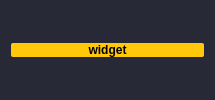
<?xml version="1.0" encoding="UTF-8"?>
<ui version="4.0">
 <class>Form</class>
 <widget class="QWidget" name="Form">
  <property name="geometry">
   <rect>
    <x>0</x>
    <y>0</y>
    <width>215</width>
    <height>100</height>
   </rect>
  </property>
  <property name="windowTitle">
   <string>Form</string>
  </property>
  <property name="windowIcon">
   <iconset resource="../recursos.qrc">
    <normaloff>:/data/recursos/info.png</normaloff>:/data/recursos/info.png</iconset>
  </property>
  <property name="styleSheet">
   <string notr="true">QWidget
{
	background-color: #282936;
	color: #ffffff;
	border-color: #000000;

}


/*-----QLabel-----*/
QLabel
{
	background-color: #282936;
	color: #ffffff;
	border-color: #000000;

}


/*-----QToolTip-----*/
QToolTip
{
	background-color: #282936;
	color: #fff;
	border: 1px solid #282936;
	font-weight: bold;

}


/*-----QToolButton-----*/
QPushButton
{
	background-color: #ffc80b;
	color: #000000;
	font-weight: bold;
	border: 0px solid;
	border-radius: 2px;

}


QPushButton::hover
{
	background-color: #ffe152;  

}


QPushButton::pressed
{
	background-color: #e5c010;

}


QPushButton::checked
{
	background-color: #e5c010;

}


/*-----QToolButton-----*/
QToolButton
{
	background-color: #ffc80b;
	color: #000000;
	font-weight: bold;
	border: 0px solid;
	border-radius: 2px;

}


QToolButton::hover
{
	background-color: #ffe152;  

}


QToolButton::pressed
{
	background-color: #e5c010;

}


QToolButton::checked
{
	background-color: #e5c010;

}


/*-----QLineEdit-----*/
QLineEdit
{
	background-color: white;
	color: #000000;
	padding: 3px;
	border: 0px solid;
	border-radius: 2px;
	selection-background-color: #0949ff;

}


QLineEdit::focus
{
	padding: 3px;
	border: 1px solid #0949ff;
	border-radius: 2px;

}


/*-----QTextEdit-----*/
QTextEdit
{
	background-color: white;
	color: #000;
	border-color: #000000;
	border: 0px solid;
	border-radius: 2px;

}


/*-----QListView-----*/
QListView
{
	background-color: #3a3a4e;
	color: #fff;
	border: 0px solid;
	border-radius: 2px;
	font-weight: bold;

}


QListView::item 
{
    padding: 5px;

}


QListView::item:selected 
{
    border: 1px solid #ffc80b;
    border: none;
    color: #000;
}


QListView::item:selected:!active 
{
    background-color: #ffc80b;
    border: none;
    color: #000;

}


QListView::item:selected:active 
{
    background-color: #ffc80b;
    border: none;
    color: #000;

}


QListView::item:hover 
{
    background-color: #282936;
    border: none;

}


/*-----QScrollBar-----*/
QScrollBar:vertical 
{
   border: none;
   width: 10px;

}


QScrollBar:horizontal 
{
   border: none;
   height: 10px;

}


QScrollBar::handle:vertical,
QScrollBar::handle:horizontal
{
   border: none;
   border-radius : 0px;
   background-color: #ffc80b;
   min-height: 80px;
   width : 12px;

}


QScrollBar::handle:vertical:hover,
QScrollBar::handle:horizontal:hover
{
   background-color: #e5c010; 

}


QScrollBar::add-line:vertical,
QScrollBar::add-line:horizontal
{
   border: none;
   background: transparent;
   height: 0px;
   subcontrol-position: bottom;
   subcontrol-origin: margin;

}


QScrollBar::add-line:vertical:hover,
QScrollBar::add-line:horizontal:hover
{
   background-color: transparent;

}


QScrollBar::add-line:vertical:pressed, 
QScrollBar::add-line:horizontal:pressed
{
   background-color: #3f3f3f;

}


QScrollBar::sub-line:vertical,
QScrollBar::sub-line:horizontal
{
   border: none;
   background: transparent;
   height: 0px;

}


QScrollBar::sub-line:vertical:hover,
QScrollBar::sub-line:horizontal:hover
{
   background-color: transparent;

}


QScrollBar::sub-line:vertical:pressed,
QScrollBar::sub-line:horizontal:pressed
{
   background-color: #3f3f3f;

}


QScrollBar::up-arrow:vertical,
QScrollBar::up-arrow:horizontal
{
   width: 0px;
   height: 0px;
   background: transparent;

}


QScrollBar::down-arrow:vertical, 
QScrollBar::down-arrow:horizontal
{
   width: 0px;
   height: 0px;
   background: transparent;

}


QScrollBar::add-page:vertical, QScrollBar::sub-page:vertical,
QScrollBar::add-page:horizontal, QScrollBar::sub-page:horizontal
{
   background-color: white;
	
}
</string>
  </property>
  <layout class="QVBoxLayout" name="verticalLayout">
   <item>
    <widget class="QPushButton" name="pushButton">
     <property name="text">
      <string>widget</string>
     </property>
    </widget>
   </item>
  </layout>
 </widget>
 <resources>
  <include location="../recursos.qrc"/>
 </resources>
 <connections/>
</ui>
